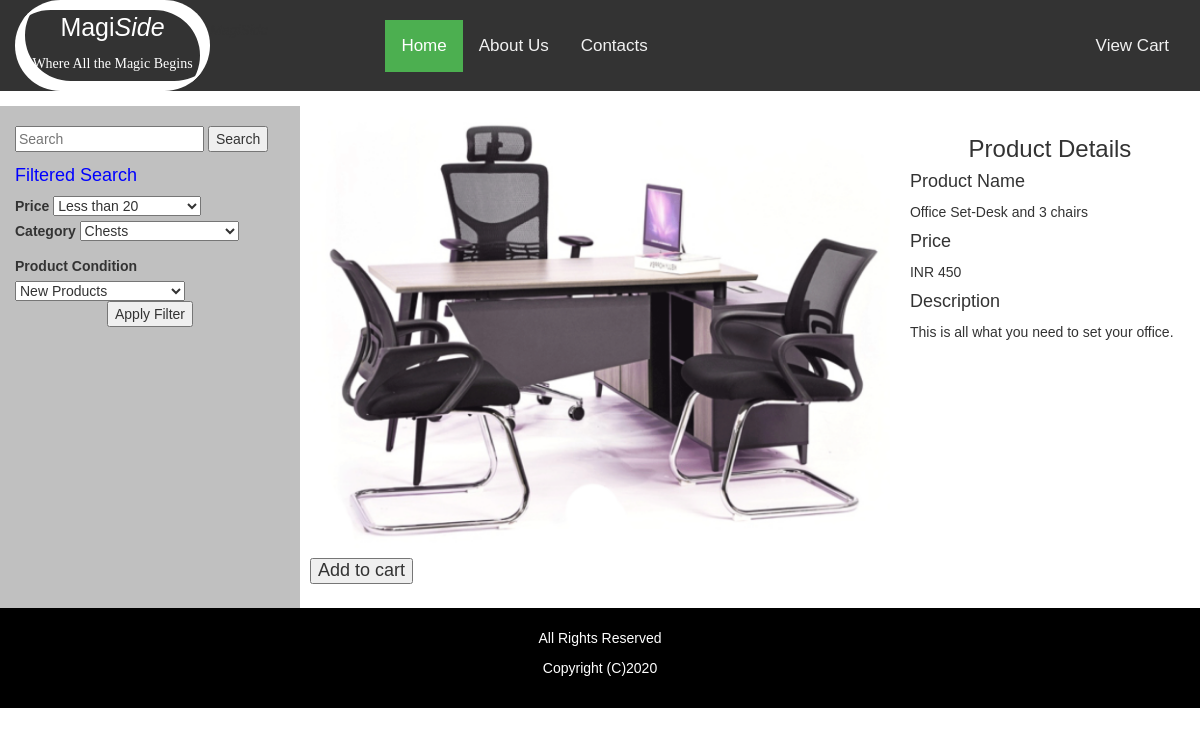
The page /view.php?productid=6&view=1 on the database its author committed.
### tables this page shows
CREATE TABLE `products` (
  `productid` int(100) NOT NULL,
  `productname` varchar(200) NOT NULL,
  `description` text NOT NULL,
  `price` varchar(100) NOT NULL,
  `offerprice` varchar(100) NOT NULL,
  `imagelink` text NOT NULL,
  `extraimages` text NOT NULL,
  `availability` varchar(200) NOT NULL,
  `category` varchar(200) NOT NULL,
  `status` varchar(200) NOT NULL,
  `productcondition` varchar(100) NOT NULL
);

### view.php (the view, shortened to what this page needs)
<?PHP
include('includes/prebody.php');
?>
				<div class="row" style='background-color:silver;' >
				  <?PHP
		include('sidemenu.php');
		?>
				  <div class='col-md-9' style='padding-top:0px; background-color:white;'>
				  <div class='row' >
					<?PHP
					$check=0;
					$productid=1;
					if(isset($_GET['view']))
						{
							$productid=$_GET['productid'];
							$check=1;
						}
					$SQL = "SELECT * FROM products WHERE productid = $productid ORDER BY productid DESC ";
					$result1 = mysqli_query($conn, $SQL);
						$num_rows1 = mysqli_num_rows($result1);
									if ($num_rows1 < 1)
												{
												echo "<p style='color: red;'>Products not found.</p>";
												}
						else
						{
					while($row = mysqli_fetch_array($result1, MYSQLI_ASSOC))
						{
					echo "<div class='col-md-8' style='padding:10px'>";
					$imagelink=$row['imagelink'];
					$productid=$row['productid'];
					$description=$row['description'];
					$price=$row['offerprice'];
					$productname=$row['productname'];
					$form1="form$productid";
					$results1="results$productid";
					$addbutton="add$productid";
					echo "<img src='$imagelink'   alt='image' width='100%' />";
				echo"
					<form id= '$form1' >
        <input type='hidden' name='visitorid' value=$visitorid >
        <input type='hidden' name='productid' value='$productid' >
		<h4><input type='submit' name='add' id='$addbutton' value='Add to cart'> </h4>
			<div style='padding: 0px; background-color: black; color: white; position: fixed; top: 30%; left: 20%; z-index:400000; width: 60%; text-align:center' id='$results1'> </div>
					</form>
					";
					echo "</div>";
						}
						}
								?>
			<div class='col-md-4' style='padding:10px'>
			<?PHP
			if($check==1)
			{
			echo " <h3 style='text-align:center;'>Product Details </h3>
			<h4>Product Name</h4>
					<p>$productname </p>
					<h4>Price</h4>
					<p>$currency $price </p>
					<h4>Description</h4>
					<p>$description </p>
				";
			}
			?>
			</div>
			</div>
								</div>
				  </div>
	<?PHP
		include('includes/footer.php');
	?>
   </div>
   </body>
   </html>

### includes/prebody.php (style rules this page uses)
body { margin: 0; font-size: 14px; font-family: Arial, Helvetica, sans-serif; }

### rows shown on the page
products: imagelink (picture), productname "Office Set-Desk and 3 chairs", offerprice "450", description "This is all what you need to set your office."

### other values the page prints
$currency "INR"
form field searchcategory "Chests"
